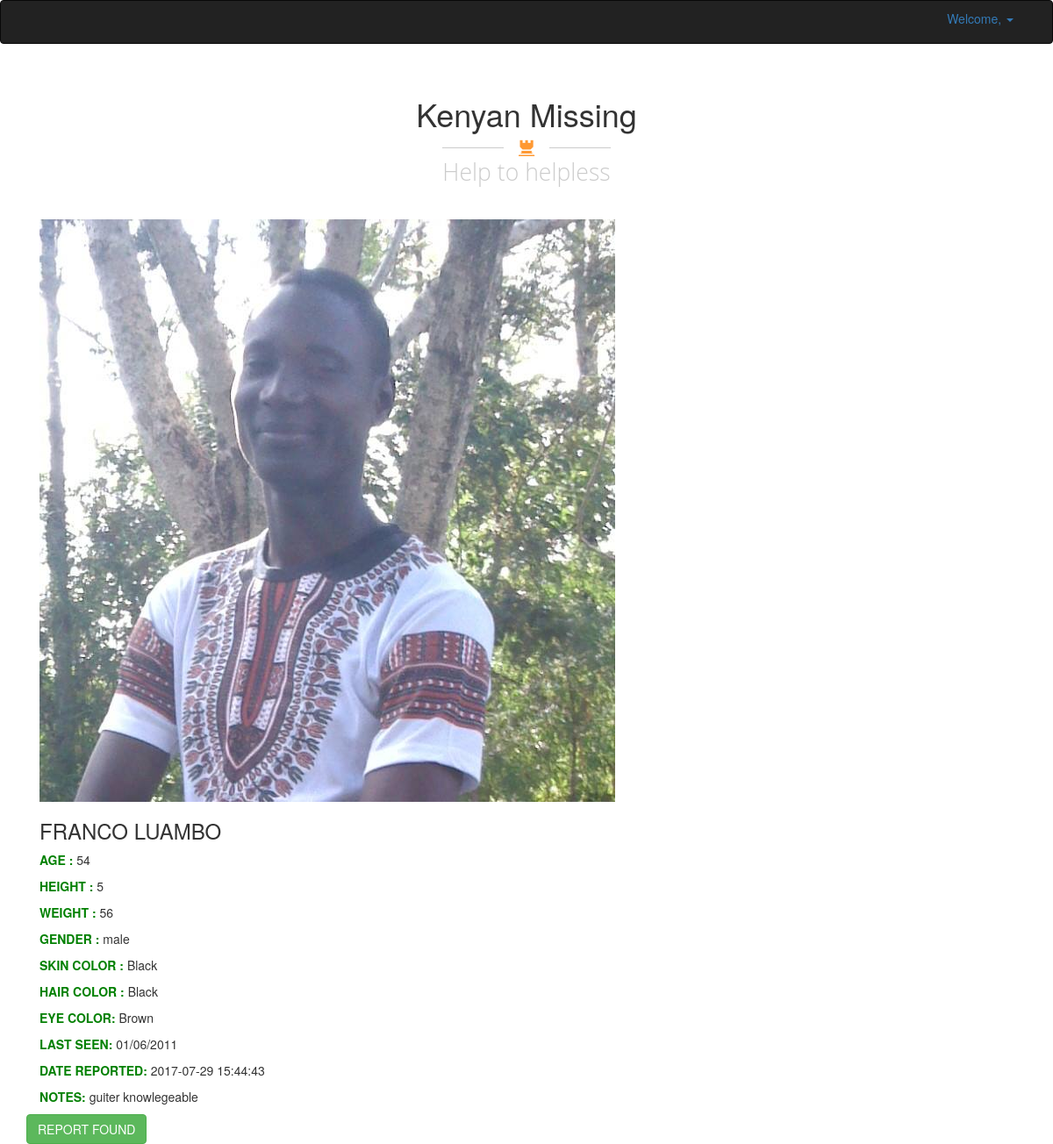
The app's page /authorised/missingpersondetail.php?id=5 with its own data.
### tables this page shows
CREATE TABLE IF NOT EXISTS `missing` (
  `ID` int(32) NOT NULL,
  `Full_Name` varchar(32) NOT NULL,
  `Image` varchar(32) NOT NULL DEFAULT 'default.jpg',
  `Age` int(4) NOT NULL,
  `Height` varchar(32) NOT NULL,
  `Weight` varchar(32) NOT NULL,
  `Gender` varchar(32) NOT NULL,
  `SkinColor` varchar(32) NOT NULL,
  `HairColor` varchar(32) NOT NULL,
  `EyeColor` varchar(32) NOT NULL,
  `Date_Missing` varchar(32) NOT NULL,
  `Description` text NOT NULL,
  `Date_Reported` timestamp NOT NULL DEFAULT CURRENT_TIMESTAMP,
  `Reporter_ID` int(11) NOT NULL
);

### authorised/missingpersondetail.php (the view, shortened to what this page needs)
<?php
require_once('../../config/dbconfig.php');
?>
<!DOCTYPE html>
<html>
<head>
	<link rel="stylesheet" type="text/css" href="../../bootstrap/css/bootstrap.min.css">
    <link rel="stylesheet" type="text/css" href="../../bootstrap/css/style.css">
</head>
<body>
	<div class="navbar navbar-inverse nav">
    <div class="navbar-inner">
        <div class="container">
              <div class="pull-right">
                <ul class="nav pull-right">
                    <li class="dropdown"><a href="#" class="dropdown-toggle" data-toggle="dropdown">Welcome, <?php echo $_SESSION['Authorised'];?> <b class="caret"></b></a>
                    </li>
                </ul>
              </div>
            </div>
        </div>
    </div>
	<div class="container">
	<div class="row">
		<div class="page-header">
          <a href="authoriseddashboard.php" style="text-decoration: none;color: rgb(51,51,51);"><h1>Kenyan Missing</h1></a>
          <span class="icon-bar">
            <i class="glyphicon glyphicon-tower" aria-hidden="true"></i>
          </span>
          <h2>Help to helpless</h2>
        </div>
	</div>
<?php
$identity=$_GET['id'];
$sql="SELECT `ID`,`Full_Name`,`Image`,`Age`,`Height`,`Weight`,`Gender`,`SkinColor`,`HairColor`,`EyeColor`,`Date_Missing`,`Description`,`Date_Reported` FROM missing WHERE ID='".$identity."' ";
$query_run=mysqli_query($conn,$sql);
$num_row=mysqli_num_rows($query_run);
if($num_row==1){
    while ($row=mysqli_fetch_assoc($query_run)) {
    $fullname=$row['Full_Name'];
    $img=$row['Image'];
    $age=$row['Age'];
    $height=$row['Height'];
    $weight=$row['Weight'];
    $gender=$row['Gender'];
    $skincolor=$row['SkinColor'];
    $haircolor=$row['HairColor'];
    $eyecolor=$row['EyeColor'];
    $datemissing=$row['Date_Missing'];
    $datereported=$row['Date_Reported'];
    $desc=$row['Description'];
    if($img==""){
        ?>
    <div class="container">
    <img src="../../storage/img/default.jpg" alt="..." class="img-responsive">
    </div>
    <div class="container">
    <h3><?php echo $fullname;?></h3>
        <p><strong style="color: green;">AGE :</strong> <?php echo $age;?></p>
        <p><strong style="color: green;">HEIGHT :</strong> <?php echo $height;?></p>
        <p><strong style="color: green;">WEIGHT :</strong> <?php echo $weight;?></p>
        <p><strong style="color: green;">GENDER :</strong> <?php echo $gender;?></p>
        <p><strong style="color: green;">SKIN COLOR :</strong> <?php echo $skincolor;?></p>
        <p><strong style="color: green;">HAIR COLOR :</strong> <?php echo $haircolor;?></p>
        <p><strong style="color: green;">EYE COLOR: </strong> <?php echo $eyecolor;?></p>
        <p><strong style="color: green;">LAST SEEN: </strong><?php echo $datemissing;?></p>
        <p><strong style="color: green;">DATE REPORTED: </strong><?php echo $datereported;?></p>
        <p><strong style="color: green;">NOTES: </strong><?php echo $desc;?></p>
        </div>
        <?php
    }else{
    ?>
    <div class="container">
    <img src="../../storage/img/<?php echo $img;?>" alt="..." class="img-responsive">
    </div>
    <div class="container">
    <h3><?php echo $fullname;?></h3>
        <p><strong style="color: green;">AGE :</strong> <?php echo $age;?></p>
        <p><strong style="color: green;">HEIGHT :</strong> <?php echo $height;?></p>
        <p><strong style="color: green;">WEIGHT :</strong> <?php echo $weight;?></p>
        <p><strong style="color: green;">GENDER :</strong> <?php echo $gender;?></p>
        <p><strong style="color: green;">SKIN COLOR :</strong> <?php echo $skincolor;?></p>
        <p><strong style="color: green;">HAIR COLOR :</strong> <?php echo $haircolor;?></p>
        <p><strong style="color: green;">EYE COLOR: </strong> <?php echo $eyecolor;?></p>
        <p><strong style="color: green;">LAST SEEN: </strong><?php echo $datemissing;?></p>
        <p><strong style="color: green;">DATE REPORTED: </strong><?php echo $datereported;?></p>
        <p><strong style="color: green;">NOTES: </strong><?php echo $desc;?></p>
        </div>
        <?php
        }
}
}
?>
<form action="../../app/process-reportfoundpersonbyauth.php" method="POST">
    <input type="submit" name="btnreportfound"  id="btnreportfound" class="btn btn-success" value="REPORT FOUND">
</form>
</div>
</body>

### records on screen
missing: Image (picture), Full_Name "FRANCO LUAMBO", Age "54", Height "5", Weight "56", Gender "male", SkinColor "Black", HairColor "Black", EyeColor "Brown", Date_Missing "01/06/2011", Date_Reported "2017-07-29 15:44:43", Description "guiter knowlegeable"
